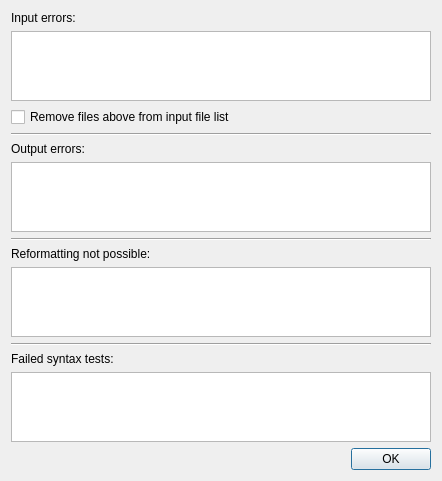
<?xml version="1.0" encoding="UTF-8"?>
<ui version="4.0">
 <class>io_report</class>
 <widget class="QDialog" name="io_report">
  <property name="geometry">
   <rect>
    <x>0</x>
    <y>0</y>
    <width>442</width>
    <height>453</height>
   </rect>
  </property>
  <property name="windowTitle">
   <string>Error summary</string>
  </property>
  <property name="windowIcon">
   <iconset resource="highlight-gui.qrc">
    <normaloff>:/highlight.png</normaloff>:/highlight.png</iconset>
  </property>
  <layout class="QVBoxLayout" name="verticalLayout">
   <item>
    <widget class="QLabel" name="label_2">
     <property name="text">
      <string>Input errors:</string>
     </property>
    </widget>
   </item>
   <item>
    <widget class="QListWidget" name="listInputErrors"/>
   </item>
   <item>
    <widget class="QCheckBox" name="cbRemoveFiles">
     <property name="text">
      <string>Remove files above from input file list</string>
     </property>
    </widget>
   </item>
   <item>
    <widget class="Line" name="line">
     <property name="orientation">
      <enum>Qt::Horizontal</enum>
     </property>
    </widget>
   </item>
   <item>
    <widget class="QLabel" name="label">
     <property name="text">
      <string>Output errors:</string>
     </property>
    </widget>
   </item>
   <item>
    <widget class="QListWidget" name="listOutputErrors"/>
   </item>
   <item>
    <widget class="Line" name="line_2">
     <property name="orientation">
      <enum>Qt::Horizontal</enum>
     </property>
    </widget>
   </item>
   <item>
    <widget class="QLabel" name="label_3">
     <property name="text">
      <string>Reformatting not possible:</string>
     </property>
    </widget>
   </item>
   <item>
    <widget class="QListWidget" name="listReformatErrors"/>
   </item>
   <item>
    <widget class="Line" name="line_3">
     <property name="orientation">
      <enum>Qt::Horizontal</enum>
     </property>
    </widget>
   </item>
   <item>
    <widget class="QLabel" name="label_4">
     <property name="text">
      <string>Failed syntax tests:</string>
     </property>
    </widget>
   </item>
   <item>
    <widget class="QListWidget" name="listSyntaxErrors"/>
   </item>
   <item>
    <widget class="QDialogButtonBox" name="buttonBox">
     <property name="orientation">
      <enum>Qt::Horizontal</enum>
     </property>
     <property name="standardButtons">
      <set>QDialogButtonBox::Ok</set>
     </property>
    </widget>
   </item>
  </layout>
 </widget>
 <resources>
  <include location="highlight-gui.qrc"/>
 </resources>
 <connections>
  <connection>
   <sender>buttonBox</sender>
   <signal>accepted()</signal>
   <receiver>io_report</receiver>
   <slot>accept()</slot>
   <hints>
    <hint type="sourcelabel">
     <x>248</x>
     <y>254</y>
    </hint>
    <hint type="destinationlabel">
     <x>157</x>
     <y>274</y>
    </hint>
   </hints>
  </connection>
  <connection>
   <sender>buttonBox</sender>
   <signal>rejected()</signal>
   <receiver>io_report</receiver>
   <slot>reject()</slot>
   <hints>
    <hint type="sourcelabel">
     <x>316</x>
     <y>260</y>
    </hint>
    <hint type="destinationlabel">
     <x>286</x>
     <y>274</y>
    </hint>
   </hints>
  </connection>
 </connections>
</ui>
